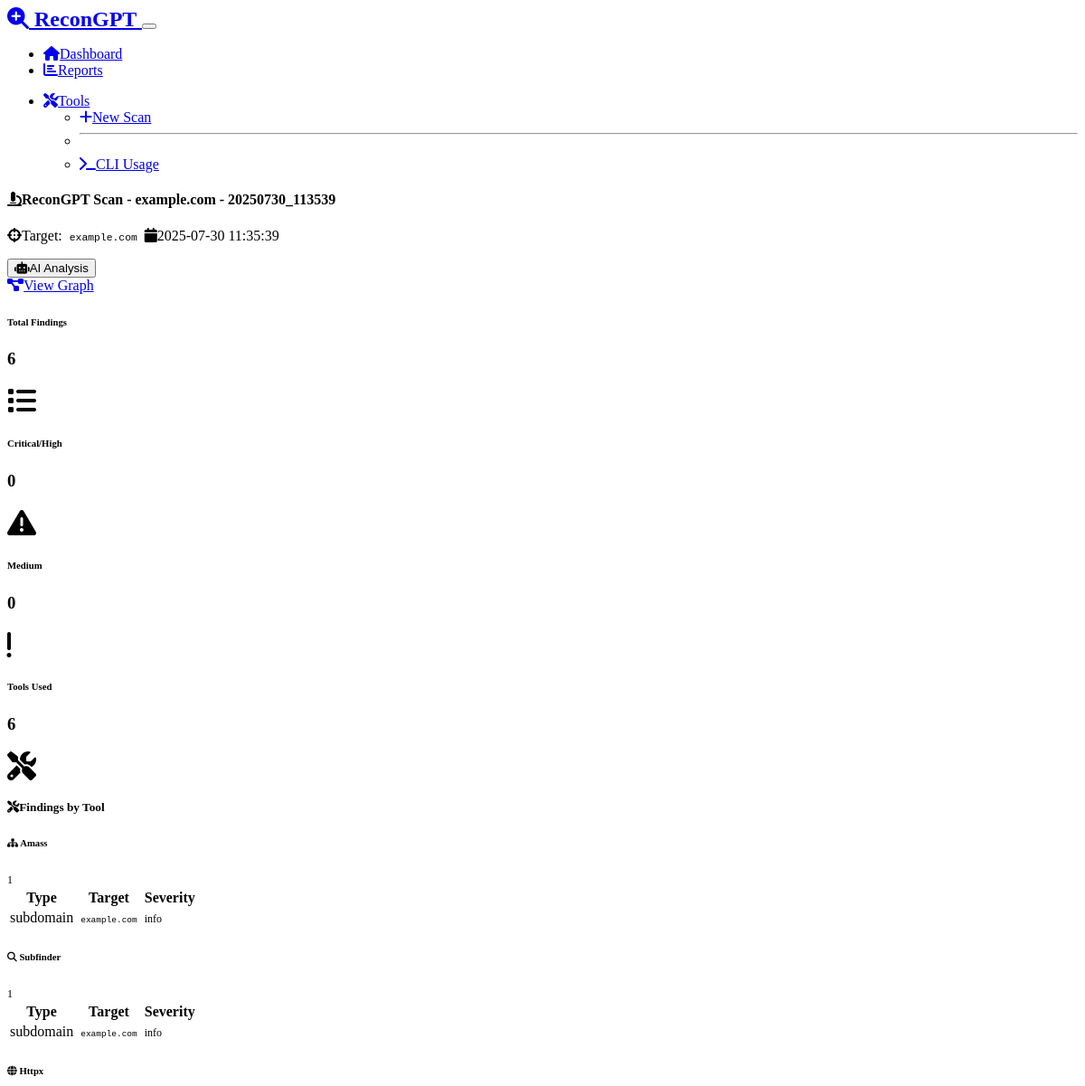
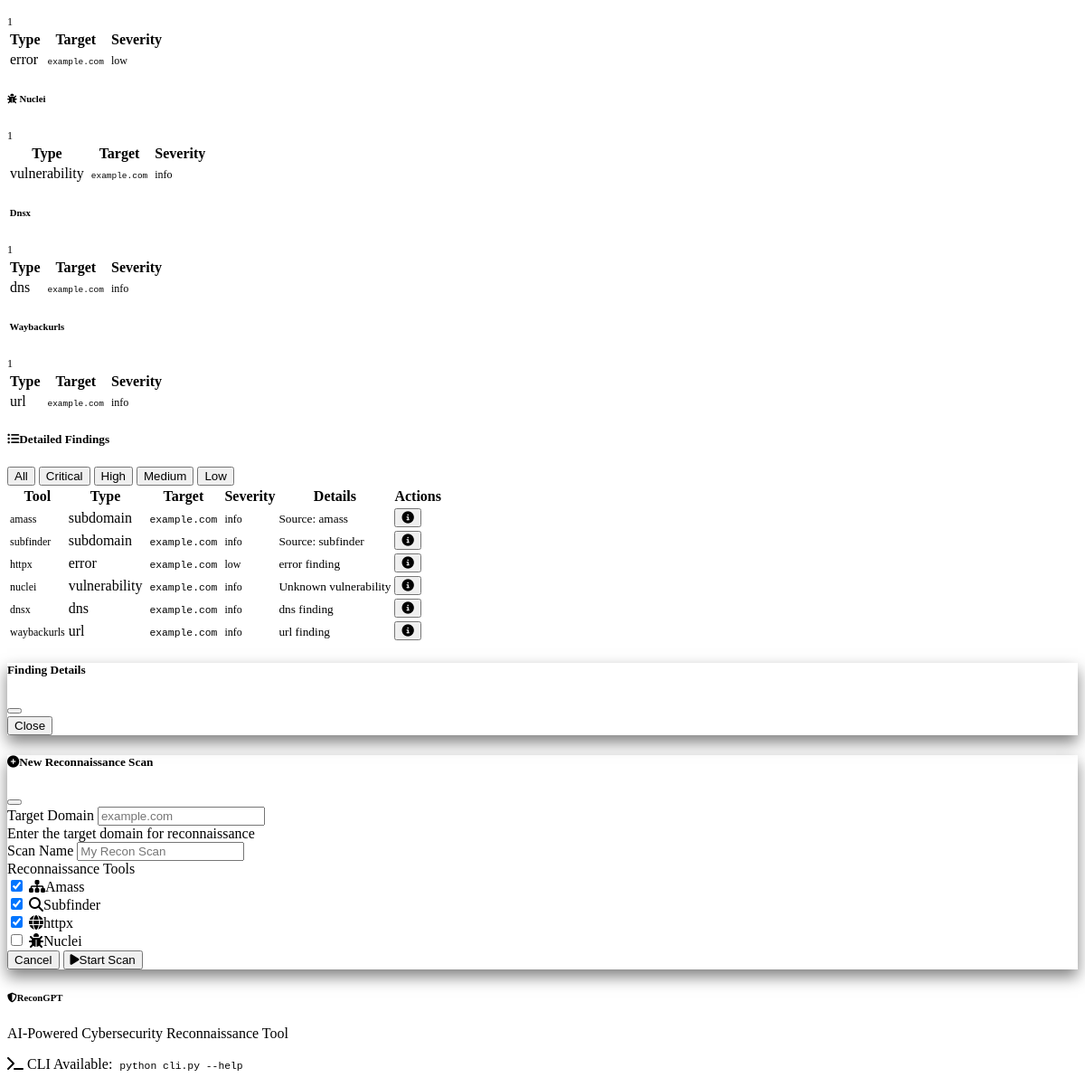
Page /scan/3 on the committed database (2 pictures, top to bottom).
### models.py (models this page shows)
class ReconScan(db.Model):
    id = db.Column(db.Integer, primary_key=True)
    name = db.Column(db.String(200), nullable=False)
    target = db.Column(db.String(500), nullable=False)
    created_at = db.Column(db.DateTime, default=datetime.utcnow)
    status = db.Column(db.String(50), default='pending')
    findings_count = db.Column(db.Integer, default=0)
    findings = db.relationship('Finding', backref='scan', lazy=True, cascade='all, delete-orphan')
    analyses = db.relationship('AIAnalysis', backref='scan', lazy=True, cascade='all, delete-orphan')

class Finding(db.Model):
    id = db.Column(db.Integer, primary_key=True)
    scan_id = db.Column(db.Integer, db.ForeignKey('recon_scan.id'), nullable=False)
    tool = db.Column(db.String(100), nullable=False)  # amass, subfinder, httpx, nuclei
    finding_type = db.Column(db.String(100), nullable=False)  # subdomain, port, vulnerability, etc.
    target = db.Column(db.String(500), nullable=False)
    data = db.Column(JSON)  # Raw finding data as JSON
    severity = db.Column(db.String(50))  # low, medium, high, critical
    created_at = db.Column(db.DateTime, default=datetime.utcnow)
    def get_data_dict(self):
        if isinstance(self.data, str):
            try:
                return json.loads(self.data)
            except json.JSONDecodeError:
                return {}
        return self.data or {}

### routes.py (the view)
@app.route('/scan/<int:scan_id>')
def scan_detail(scan_id):
    scan = ReconScan.query.get_or_404(scan_id)
    findings = Finding.query.filter_by(scan_id=scan_id).all()
    findings_by_tool = {}
    findings_by_severity = {'low': 0, 'medium': 0, 'high': 0, 'critical': 0}
    for finding in findings:
        if finding.tool not in findings_by_tool:
            findings_by_tool[finding.tool] = []
        findings_by_tool[finding.tool].append(finding)
        if finding.severity:
            findings_by_severity[finding.severity] = findings_by_severity.get(finding.severity, 0) + 1
    return render_template('analysis.html',
                         scan=scan,
                         findings=findings,
                         findings_by_tool=findings_by_tool,
                         findings_by_severity=findings_by_severity)

### templates/analysis.html (shortened to what this page needs)
{% extends "base.html" %}
{% block content %}
<div class="row mb-4">
    <div class="col-12">
        <div class="card">
            <div class="card-header d-flex justify-content-between align-items-center">
                <div>
                    <h4 class="mb-1">
                        <i class="fas fa-microscope me-2"></i>{{ scan.name }}
                    </h4>
                    <p class="text-muted mb-0">
                        <i class="fas fa-crosshairs me-1"></i>Target: <code>{{ scan.target }}</code>
                        <span class="ms-3">
                            <i class="fas fa-calendar me-1"></i>{{ scan.created_at.strftime('%Y-%m-%d %H:%M:%S') }}
                        </span>
                    </p>
                </div>
                <div class="d-flex gap-2">
                    <form method="POST" action="{{ url_for('analyze_scan', scan_id=scan.id) }}" class="d-inline">
                        <button type="submit" class="btn btn-warning">
                            <i class="fas fa-robot me-1"></i>AI Analysis
                        </button>
                    </form>
                    {% if findings %}
                    <a href="{{ url_for('scan_graph', scan_id=scan.id) }}" class="btn btn-info">
                        <i class="fas fa-project-diagram me-1"></i>View Graph
                    </a>
                    {% endif %}
                </div>
            </div>
        </div>
    </div>
</div>
<div class="row mb-4">
    <div class="col-md-3">
        <div class="card bg-primary">
            <div class="card-body">
                <div class="d-flex justify-content-between align-items-center">
                    <div>
                        <h6 class="card-title mb-0">Total Findings</h6>
                        <h3 class="mb-0">{{ findings|length }}</h3>
                    </div>
                    <i class="fas fa-list fa-2x opacity-75"></i>
                </div>
            </div>
        </div>
    </div>
    <div class="col-md-3">
        <div class="card bg-danger">
            <div class="card-body">
                <div class="d-flex justify-content-between align-items-center">
                    <div>
                        <h6 class="card-title mb-0">Critical/High</h6>
                        <h3 class="mb-0">{{ findings_by_severity.get('critical', 0) + findings_by_severity.get('high', 0) }}</h3>
                    </div>
                    <i class="fas fa-exclamation-triangle fa-2x opacity-75"></i>
                </div>
            </div>
        </div>
    </div>
    <div class="col-md-3">
        <div class="card bg-warning">
            <div class="card-body">
                <div class="d-flex justify-content-between align-items-center">
                    <div>
                        <h6 class="card-title mb-0">Medium</h6>
                        <h3 class="mb-0">{{ findings_by_severity.get('medium', 0) }}</h3>
                    </div>
                    <i class="fas fa-exclamation fa-2x opacity-75"></i>
                </div>
            </div>
        </div>
    </div>
    <div class="col-md-3">
        <div class="card bg-info">
            <div class="card-body">
                <div class="d-flex justify-content-between align-items-center">
                    <div>
                        <h6 class="card-title mb-0">Tools Used</h6>
                        <h3 class="mb-0">{{ findings_by_tool.keys()|length }}</h3>
                    </div>
                    <i class="fas fa-tools fa-2x opacity-75"></i>
                </div>
            </div>
        </div>
    </div>
</div>
{% set ai_analyses = scan.analyses %}
<div class="row mb-4">
    <div class="col-12">
        <div class="card">
            <div class="card-header">
                <h5 class="card-title mb-0">
                    <i class="fas fa-tools me-2"></i>Findings by Tool
                </h5>
            </div>
            <div class="card-body">
                {% if findings_by_tool %}
                <div class="row">
                    {% for tool, tool_findings in findings_by_tool.items() %}
                    <div class="col-md-6 mb-3">
                        <div class="card h-100">
                            <div class="card-header d-flex justify-content-between align-items-center">
                                <h6 class="mb-0">
                                    <i class="fas fa-{% if tool == 'amass' %}sitemap{% elif tool == 'subfinder' %}search{% elif tool == 'httpx' %}globe{% elif tool == 'nuclei' %}bug{% else %}tool{% endif %} me-2"></i>
                                    {{ tool.title() }}
                                </h6>
                                <span class="badge bg-primary">{{ tool_findings|length }}</span>
                            </div>
                            <div class="card-body">
                                <div class="table-responsive">
                                    <table class="table table-sm">
                                        <thead>
                                            <tr>
                                                <th>Type</th>
                                                <th>Target</th>
                                                <th>Severity</th>
                                            </tr>
                                        </thead>
                                        <tbody>
                                            {% for finding in tool_findings[:10] %}
                                            <tr>
                                                <td>{{ finding.finding_type }}</td>
                                                <td><small><code>{{ finding.target[:30] }}{{ '...' if finding.target|length > 30 else '' }}</code></small></td>
                                                <td>
                                                    {% if finding.severity %}
                                                    <span class="badge {% if finding.severity == 'critical' %}bg-danger{% elif finding.severity == 'high' %}bg-danger{% elif finding.severity == 'medium' %}bg-warning{% elif finding.severity == 'low' %}bg-success{% else %}bg-info{% endif %}">
                                                        {{ finding.severity }}
                                                    </span>
                                                    {% endif %}
                                                </td>
                                            </tr>
                                            {% endfor %}
                                        </tbody>
                                    </table>
                                </div>
                            </div>
                        </div>
                    </div>
                    {% endfor %}
                </div>
                {% else %}
                <div class="text-center py-4">
                    <i class="fas fa-exclamation-circle fa-2x text-muted mb-3"></i>
                    <h6 class="text-muted">No findings available</h6>
                    <p class="text-muted">This scan hasn't produced any findings yet.</p>
                </div>
                {% endif %}
            </div>
        </div>
    </div>
</div>
<div class="row">
    <div class="col-12">
        <div class="card">
            <div class="card-header d-flex justify-content-between align-items-center">
                <h5 class="card-title mb-0">
                    <i class="fas fa-list-ul me-2"></i>Detailed Findings
                </h5>
                <div class="btn-group btn-group-sm" role="group">
                    <button type="button" class="btn btn-outline-primary" onclick="filterFindings('all')">All</button>
                    <button type="button" class="btn btn-outline-danger" onclick="filterFindings('critical')">Critical</button>
                    <button type="button" class="btn btn-outline-danger" onclick="filterFindings('high')">High</button>
                    <button type="button" class="btn btn-outline-warning" onclick="filterFindings('medium')">Medium</button>
                    <button type="button" class="btn btn-outline-success" onclick="filterFindings('low')">Low</button>
                </div>
            </div>
            <div class="card-body">
                {% if findings %}
                <div class="table-responsive">
                    <table class="table table-hover" id="findingsTable">
                        <thead>
                            <tr>
                                <th>Tool</th>
                                <th>Type</th>
                                <th>Target</th>
                                <th>Severity</th>
                                <th>Details</th>
                                <th>Actions</th>
                            </tr>
                        </thead>
                        <tbody>
                            {% for finding in findings %}
                            <tr data-severity="{{ finding.severity or 'info' }}">
                                <td>
                                    <span class="badge bg-secondary">{{ finding.tool }}</span>
                                </td>
                                <td>{{ finding.finding_type }}</td>
                                <td>
                                    <code>{{ finding.target }}</code>
                                </td>
                                <td>
                                    {% if finding.severity %}
                                    <span class="badge {% if finding.severity == 'critical' %}bg-danger{% elif finding.severity == 'high' %}bg-danger{% elif finding.severity == 'medium' %}bg-warning{% elif finding.severity == 'low' %}bg-success{% else %}bg-info{% endif %}">
                                        {{ finding.severity }}
                                    </span>
                                    {% endif %}
                                </td>
                                <td>
                                    {% set data = finding.get_data_dict() %}
                                    {% if finding.finding_type == 'http_service' %}
                                        <small>
                                            Status: {{ data.get('status_code', 'N/A') }}
                                            {% if data.get('title') %}
                                            <br>Title: {{ data.get('title')[:50] }}{{ '...' if data.get('title')|length > 50 else '' }}
                                            {% endif %}
                                        </small>
                                    {% elif finding.finding_type == 'vulnerability' %}
                                        <small>
                                            {{ data.get('info', {}).get('name', 'Unknown vulnerability')[:50] }}
                                        </small>
                                    {% elif finding.finding_type == 'subdomain' %}
                                        <small>Source: {{ data.get('source', finding.tool) }}</small>
                                    {% else %}
                                        <small>{{ finding.finding_type }} finding</small>
                                    {% endif %}
                                </td>
                                <td>
                                    <button class="btn btn-sm btn-outline-info"
                                            onclick="showFindingDetails({{ finding.id }}, '{{ finding.target }}', {{ data|tojson|e }})">
                                        <i class="fas fa-info-circle"></i>
                                    </button>
                                </td>
                            </tr>
                            {% endfor %}
                        </tbody>
                    </table>
                </div>
                {% else %}
                <div class="text-center py-5">
                    <i class="fas fa-search fa-3x text-muted mb-3"></i>
                    <h5 class="text-muted">No findings available</h5>
                    <p class="text-muted">This scan hasn't produced any findings yet.</p>
                </div>
                {% endif %}
            </div>
        </div>
    </div>
</div>
<div class="modal fade" id="findingDetailsModal" tabindex="-1">
    <div class="modal-dialog modal-lg">
        <div class="modal-content">
            <div class="modal-header">
                <h5 class="modal-title">Finding Details</h5>
                <button type="button" class="btn-close" data-bs-dismiss="modal"></button>
            </div>
            <div class="modal-footer">
                <button type="button" class="btn btn-secondary" data-bs-dismiss="modal">Close</button>
            </div>
        </div>
    </div>
</div>
{% endblock %}

### static/css/custom.css (style rules this page uses)
:root { --recon-primary: #0d6efd; --recon-secondary: #6c757d; --recon-success: #198754; --recon-danger: #dc3545; --recon-warning: #ffc107; --recon-info: #0dcaf0; --recon-dark: #212529; --recon-light: #f8f9fa; }
.card { transition: transform 0.2s ease-in-out, box-shadow 0.2s ease-in-out; }
.badge { font-size: 0.75em; font-weight: 500; }
code { background-color: rgba(var(--bs-dark-rgb), 0.5); padding: 0.125rem 0.25rem; border-radius: 0.25rem; font-size: 0.875em; }
.modal-content { border: none; box-shadow: 0 0.5rem 1rem rgba(0, 0, 0, 0.5); }
.modal-header { border-bottom: 1px solid rgba(255, 255, 255, 0.125); }
.modal-footer { border-top: 1px solid rgba(255, 255, 255, 0.125); }

### rows in the picture
ReconScan: name "ReconGPT Scan - example.com - 20250730_113539", target "example.com", created_at "2025-07-30 11:35:39"
Finding: title "Amass", tool_findings "1", finding_type "subdomain", target "example.com", severity "info", tool "amass", get "amass"
Finding: title "Subfinder", tool_findings "1", finding_type "subdomain", target "example.com", severity "info", tool "subfinder", get "subfinder"
Finding: title "Httpx", tool_findings "1", finding_type "error", target "example.com", severity "low", tool "httpx"
Finding: title "Nuclei", tool_findings "1", finding_type "vulnerability", target "example.com", severity "info", tool "nuclei", get "Unknown vulnerability"
Finding: title "Dnsx", tool_findings "1", finding_type "dns", target "example.com", severity "info", tool "dnsx"
Finding: title "Waybackurls", tool_findings "1", finding_type "url", target "example.com", severity "info", tool "waybackurls"

### other values in the picture
{{ findings|length }} "6"
{{ findings_by_severity.get('medium', 0) }} "0"
{{ findings_by_tool.keys()|length }} "6"
